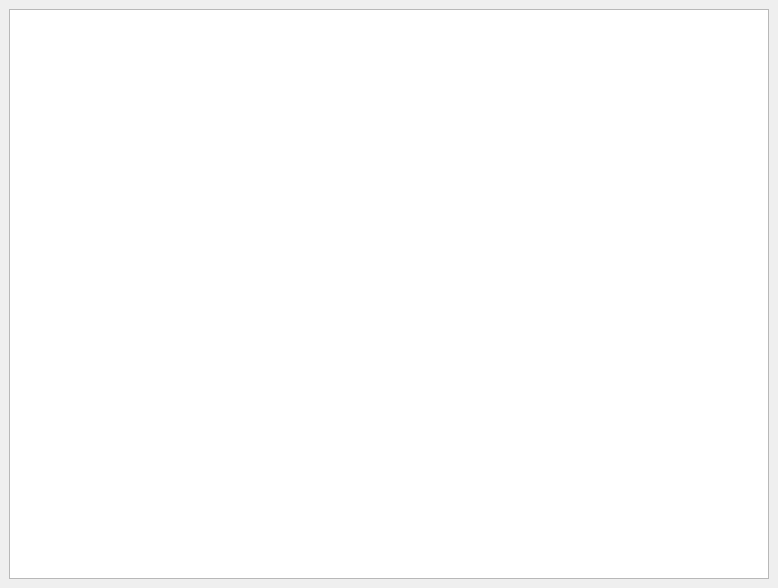
<?xml version="1.0" encoding="UTF-8"?>
<ui version="4.0">
 <class>MainWindow</class>
 <widget class="QMainWindow" name="MainWindow">
  <property name="geometry">
   <rect>
    <x>0</x>
    <y>0</y>
    <width>778</width>
    <height>588</height>
   </rect>
  </property>
  <property name="windowTitle">
   <string>MainWindow</string>
  </property>
  <widget class="QWidget" name="centralwidget">
   <layout class="QVBoxLayout" name="verticalLayout">
    <item>
     <widget class="QTextEdit" name="textEdit"/>
    </item>
   </layout>
  </widget>
 </widget>
 <resources/>
 <connections/>
</ui>
